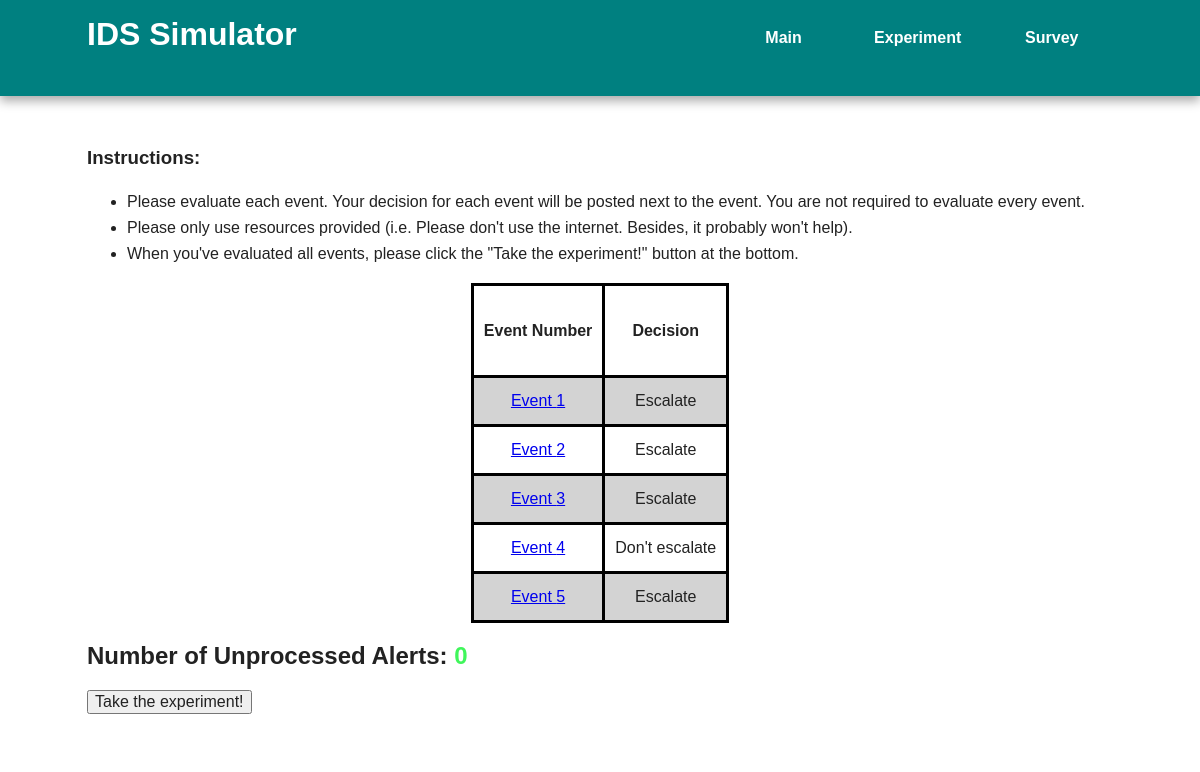
The app's page /training (signed in) with its own data.
### models.py (models this page shows)
class TrainingEvent(db.Model):
    id = db.Column(db.Integer, primary_key=True)
    should_escalate = db.Column(db.String(25))
    country_of_authentication1 = db.Column(db.String(25))
    number_successful_logins1 = db.Column(db.Integer)
    number_failed_logins1 = db.Column(db.Integer)
    source_provider1 = db.Column(db.String(50))
    country_of_authentication2 = db.Column(db.String(25))
    number_successful_logins2 = db.Column(db.Integer)
    number_failed_logins2 = db.Column(db.Integer)
    source_provider2 = db.Column(db.String(50))
    time_between_authentications = db.Column(db.Float)
    vpn_confidence = db.Column(db.String(5))

class TrainingEventDecision(db.Model):
    id = db.Column(db.Integer, primary_key=True)
    user = db.Column(db.String(50))
    event_id = db.Column(db.Integer)
    escalate = db.Column(db.String(15))
    confidence = db.Column(db.String(1))
    time_event_decision = db.Column(db.DateTime)
    def __repr__(self):
        return self.escalate

### crywolf.py (the view)
@app.route('/training', methods = ["GET", "POST"])
@login_required
def training():
    ids = [1,2,3,4,5]
    if request.method == "GET":
        num_processed_alerts = 0
        for id in ids:
            if models.TrainingEventDecision.query.filter_by(user = current_user.username, event_id = id).\
                            order_by(models.TrainingEventDecision.time_event_decision.desc()).first() != None:
                num_processed_alerts += 1
    eventsList = []   #This will store an eventID and eventDecision tuple
    for id in ids:
        eventsList.append((models.TrainingEvent.query.get(id),
                          models.TrainingEventDecision.query.filter_by(user = current_user.username, event_id = id).
                            order_by(models.TrainingEventDecision.time_event_decision.desc()).first())
                         )
    user = models.User.query.filter_by(username = current_user.username).first()
    if request.method == "POST":
        local_user = db.session.merge(user)
        local_user.training_complete = True
        db.session.add(local_user)
        db.session.commit()
        return redirect(url_for('experiment'))
    return render_template('training.html', eventsList=eventsList, num_unprocessed_alerts = (len(eventsList) - num_processed_alerts))

### crywolf.py (called while the page is built)
@login_manager.user_loader
def load_user(user_id):
    return models.User.query.get(user_id)

### templates/training.html (shortened to what this page needs)
{% extends "base.html" %}
{% block content %}
    <div>
        <h3>Instructions:</h3>
        <ul>
            <li>Please evaluate each event. Your decision for each event will be posted next to the event. You are not required to evaluate every event.</li>
            <li>Please only use resources provided (i.e. Please don't use the internet. Besides, it probably won't help).</li>
            <li>When you've evaluated all events, please click the "Take the experiment!" button at the bottom.</li>
        </ul>
        <table align="center">
           <tr>
               <td><h4>Event Number</h4></td><td><h4>Decision</h4></td>
           </tr>
            {% for event, decision in eventsList %}
                <tr>
                    {% if event.id == 1 %}
                    <td><a href="{{ url_for('MoscowEventPage', eventId = event.id) }}"> Event {{ loop.index }}</a></td>
                    {% elif event.id == 2 %}
                    <td><a href="{{ url_for('BeijingEventPage', eventId = event.id) }}"> Event {{ loop.index }}</a></td>
                    {% else %}
                    <td><a href="{{ url_for('trainingEventPage', eventId = event.id) }}"> Event {{ loop.index }}</a></td>
                    {% endif %}
                    <td>{% if decision != None %}
                            {{ decision }}
                        {% endif %}
                    </td>
                </tr>
            {% endfor %}
        </table>
        <h2><span>Number of Unprocessed Alerts: </span>
            {% if num_unprocessed_alerts > 0 %}
                <span style="color:red">{{ num_unprocessed_alerts }}</span>
            {% else %}
                <span style="color:#40f65b">{{ num_unprocessed_alerts }}</span>
            {% endif %}
        </h2>
        <form action ="" onsubmit = "return confirm('Are you sure you\'re ready to begin the experiemnt? Click \'OK\' to continue.')" method="POST">
            <input type="submit" value="Take the experiment!">
        </form>
    </div>
{% endblock %}

### static/css/main.css (style rules this page uses)
html { color: #222; font-size: 1em; line-height: 1.4; }
body { font: 16px/26px Helvetica, Helvetica Neue, Arial; }

### templates/training.html (style rules this page uses)
table, th, td { border: 3px solid black; text-align: center; padding: 10px; }
tr:nth-child(even) { background-color: lightgrey; }

### records on screen
TrainingEvent: escalate "Escalate"
TrainingEvent: escalate "Escalate"
TrainingEvent: escalate "Escalate"
TrainingEvent: escalate "Don't escalate"
TrainingEvent: escalate "Escalate"

### other values on screen
{{ num_unprocessed_alerts }} "0"
